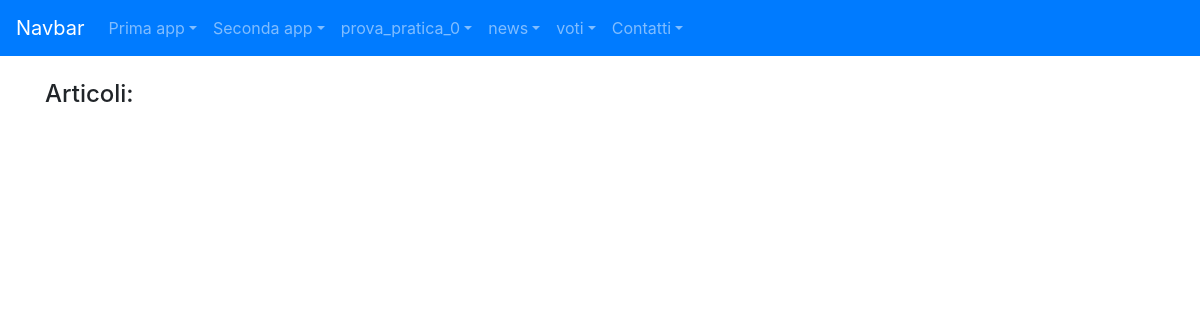
/news/lista_articoli, run on an earlier commit of the app's database.
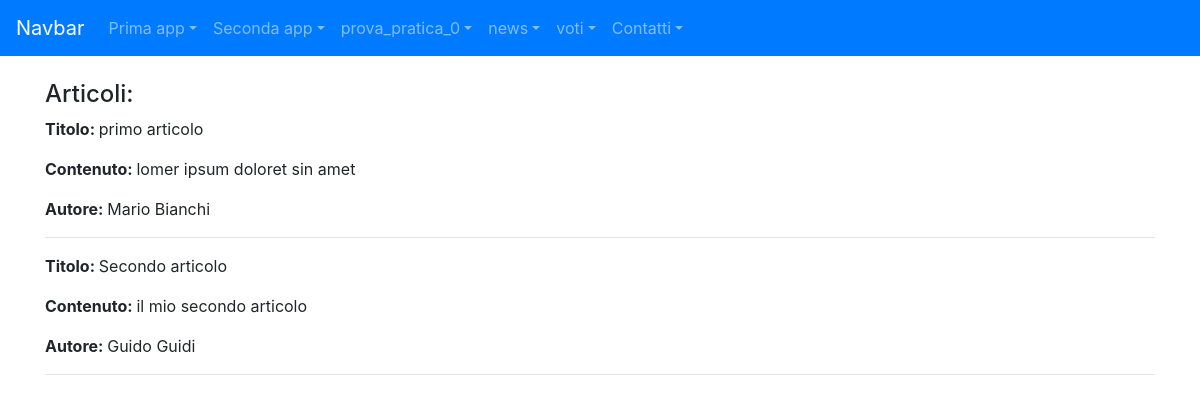
And on a later commit of the database.
### news/models.py (models this page shows, shortened)
class Articolo (models.Model):
    titolo = models.CharField(max_length=100)
    contenuto = models.TextField()
    giornalista = models.ForeignKey(Giornalista, on_delete=models.CASCADE, related_name="articoli")
    data = models.DateField(auto_now_add=True, blank=True)
    visualizzazioni = models.IntegerField(default=0,blank=True)
    class Meta:
        verbose_name = "Articolo"
        verbose_name_plural = "Articoli"

class Giornalista (models.Model):
    nome = models.CharField(max_length=20)
    cognome = models.CharField(max_length=20)
    anno_di_nascita = models.DateField(blank=True)
    def __str__(self):
        return self.nome + " " + self.cognome
    class Meta:
        verbose_name = "Giornalista"
        verbose_name_plural = "Giornalisti"

### news/views.py (the view)
# urls.py: path("lista_articoli", lista_articoli, name="lista_articoli"),
def lista_articoli (request):
    articoli = Articolo.objects.all()
    context = {"articoli": articoli}
    return render (request, "lista_articoli.html", context)

### news/templates/news/lista_articoli.html (shortened to what this page needs)
{% extends 'base.html'%}
{%block content%}
<h4>Articoli:</h4>
{% for articolo in articoli %}
<p><strong>Titolo: </strong>{{ articolo.titolo }}</p>
<p><strong>Contenuto: </strong>{{ articolo.contenuto }}</p>
<p><strong>Autore: </strong>{{ articolo.giornalista }}</p>
<hr>
{% endfor %}
{%endblock content%}

What changed in the data, as far as the page shows it:
added Articolo: titolo "primo articolo", contenuto "lomer ipsum doloret sin amet", giornalista "Mario Bianchi"
added Articolo: titolo "Secondo articolo", contenuto "il mio secondo articolo", giornalista "Guido Guidi"
